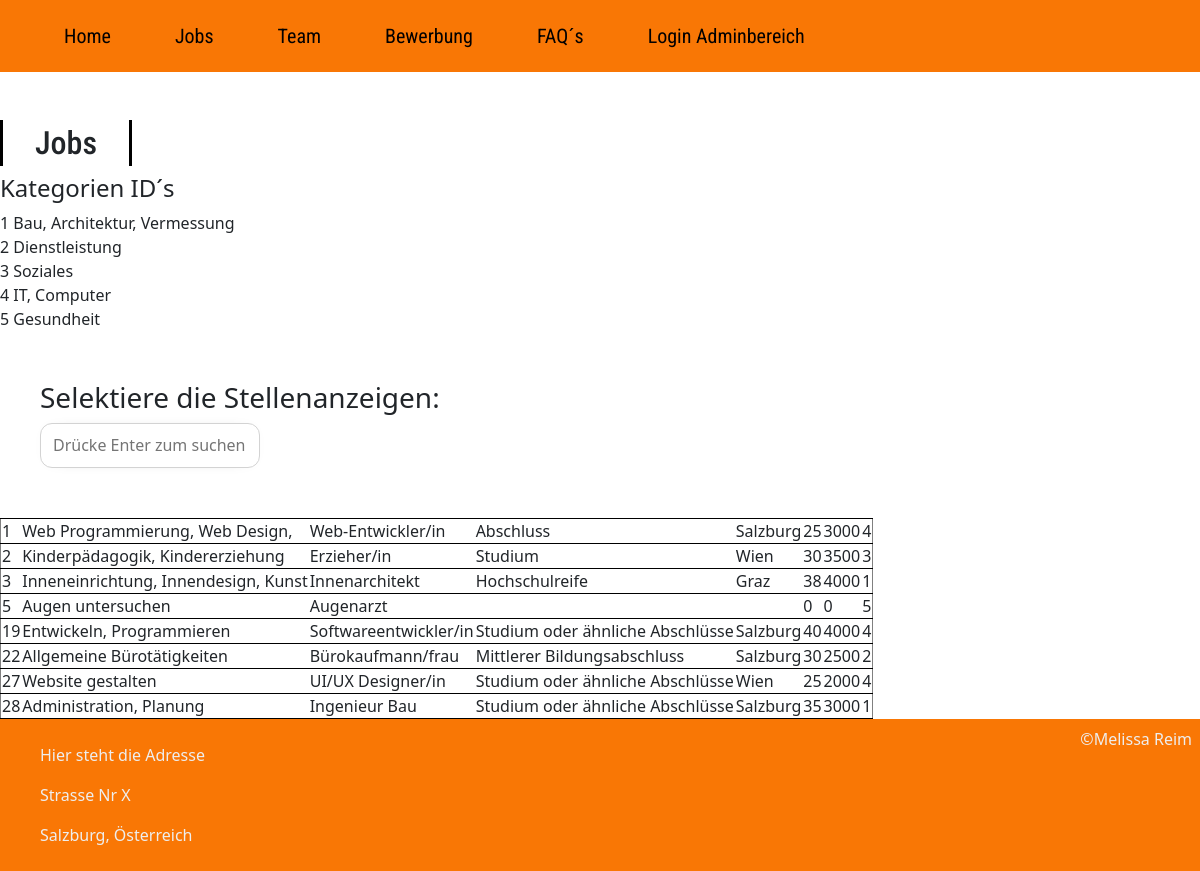
/PHP/index.php?seite=jobs, run on an earlier commit of the app's database.
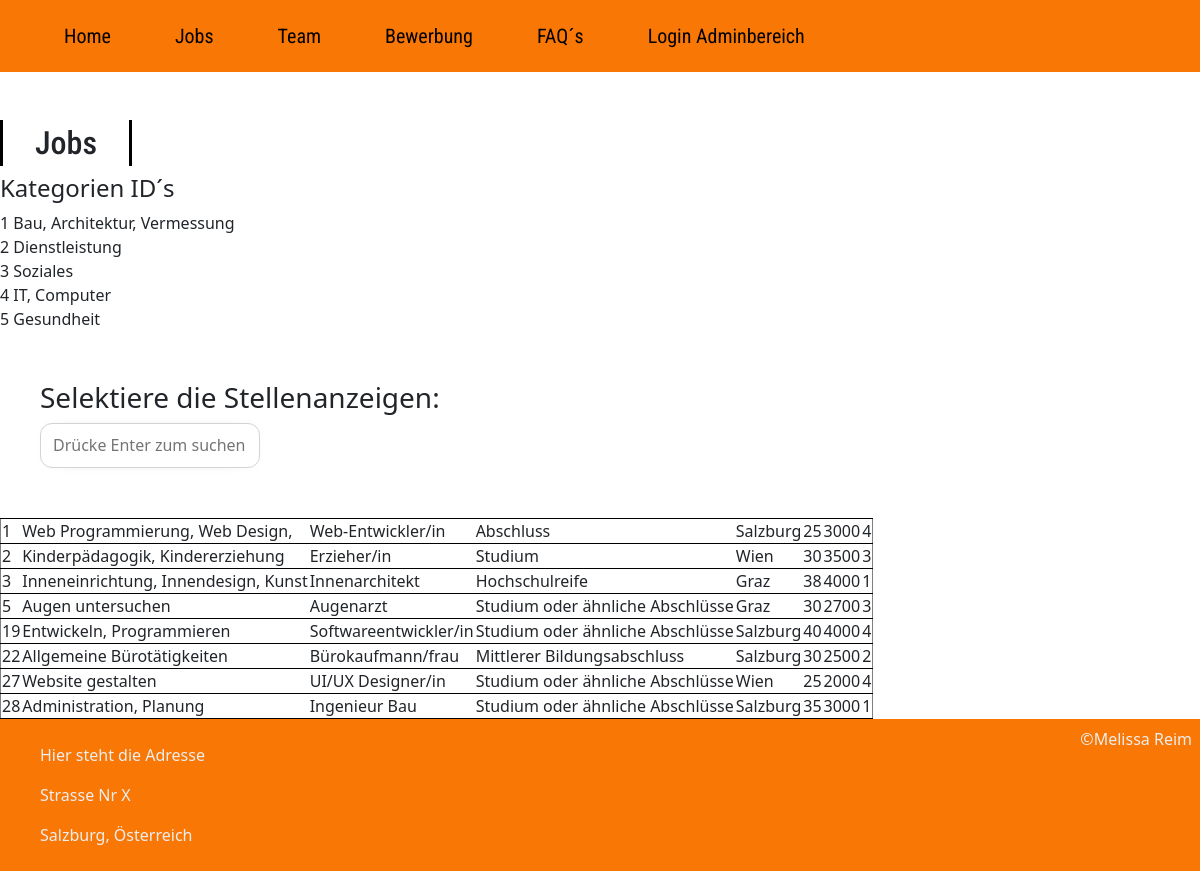
And on a later commit of the database.
### tables this page shows
CREATE TABLE `jobs` (
  `id` int(10) UNSIGNED NOT NULL,
  `jobs` varchar(255) NOT NULL,
  `titel` varchar(255) NOT NULL,
  `kategorie_id` int(10) UNSIGNED NOT NULL,
  `qualifikation` varchar(255) NOT NULL,
  `dienstort` varchar(50) NOT NULL,
  `stundenausmaß` varchar(255) NOT NULL,
  `mindestgehalt_euro` varchar(255) NOT NULL,
  `datum` datetime NOT NULL DEFAULT current_timestamp(),
  `aktiv` timestamp(6) NOT NULL DEFAULT current_timestamp(6) ON UPDATE current_timestamp(6)
);

### PHP/index.php (called while the page is built, shortened)
<?php
include "kopf.php";
?>
<?php
if (empty($_GET["seite"])){
    $site = "home";
} else{
    $site = $_GET["seite"];
}
if($site == "home") {
    $include_datei = "inhalte/home.php";
    $seitentitel ="Find your passion";
} else if ($site == "jobs") {
    $include_datei = "inhalte/jobs.php";
} else if ($site == "ueberuns") {
    $include_datei = "inhalte/ueberuns.php";
    $seitentitel ="Team";
} else if ($site == "bewerbung") {
    $include_datei = "inhalte/bewerbung.php";
    $seitentitel ="Bewerben.";
} else if ($site == "faq") {
    $include_datei = "inhalte/faq.php";
    $seitentitel ="FAQ´s";
} else {
    $include_datei = "error404.php";
}
?>
<?php
include  $include_datei;
include "fuss.php";
?>

### PHP/admin/funktionen.php (called while the page is built, shortened)
<?php
$db = mysqli_connect("localhost", "root", "", "getajob");
mysqli_set_charset($db, "utf8");
function query ($sql_befehl) {
    global $db;
    $result = mysqli_query($db, $sql_befehl);
    return $result;
}

### PHP/inhalte/jobs.php (the view, shortened to what this page needs)
<?php include "admin/funktionen.php"; ?>
</head>
<body>
    <h2 class="page-heading">Jobs</h2>
    <h4>Kategorien ID´s</h4>
    <p>1 Bau, Architektur, Vermessung <br> 2 Dienstleistung<br> 3 Soziales<br> 4 IT, Computer<br> 5 Gesundheit</p>
    <div id="searching">
        <h3>Selektiere die Stellenanzeigen:</h3>
        <input id="jobSearchInput" placeholder="Drücke Enter zum suchen ..." type="text" name="text" class="input">
    </div>
    <?php
    $result = query("SELECT * FROM jobs ORDER BY id ASC");
    echo "<table id='myTable' border='1'>";
    echo "<tbody>";
    while ($row = mysqli_fetch_assoc($result)) {
        echo "<tr style='border-bottom: 1px solid black;'>";
        echo "<td>" . $row["id"] . "</td>";
        echo "<td>" . $row["jobs"] . "</td>";
        echo "<td>" . $row["titel"] . "</td>";
        echo "<td>" . $row["qualifikation"] . "</td>";
        echo "<td>" . $row["dienstort"] . "</td>";
        echo "<td>" . $row["stundenausmaß"] . "</td>";
        echo "<td>" . $row["mindestgehalt_euro"] . "</td>";
        echo "<td>" . $row["kategorie_id"] . "</td>";
        echo "</tr>";
    }
    echo "</tbody>";
    echo "</table>";
    ?>

What changed in the data, as far as the page shows it:
changed jobs "Augen untersuchen": qualifikation (not shown) → "Studium oder ähnliche Abschlüsse"; dienstort (not shown) → "Graz"; stundenausmaß "0" → "30"; mindestgehalt_euro "0" → "2700"; kategorie "5" → "3"
